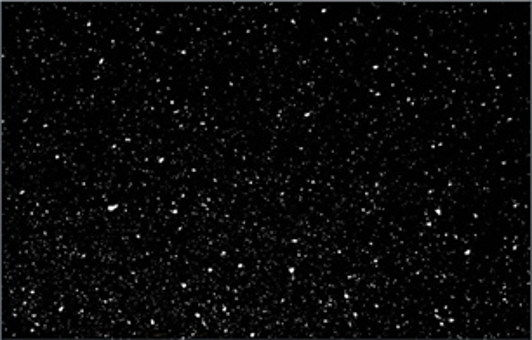
#> input picture cv1/filters/img3.png, 532 x 340 px, found by its file name
$ python task3.py
#> lines starting #> are read from the running program, lines starting #| are printed output that depends on the picture
# Используя известные Вам фильтры, избавиться от черных точек на изображении
import cv2
import numpy as np
from matplotlib import pyplot as plt


def ShowImg(img,win_name):
    cv2.imshow(win_name, img)
    cv2.waitKey()


path = "S:\\git_intensive\\sd_course\\cv1\\filters\\img3.png"
img = cv2.imread(path, cv2.IMREAD_COLOR)
#> img is the input picture: shape (340, 532, 3); mean B, G, R 9.6, 9.5, 9.5

# BLUR
img_blur = cv2.blur(img, (23, 23))
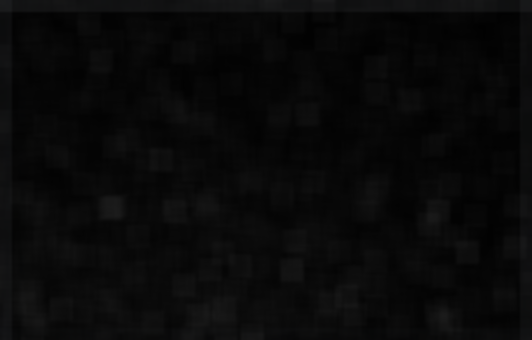
#> img_blur: shape (340, 532, 3); mean B, G, R 9.2, 9.1, 9.1
ShowImg(img_blur, 'blur')
# MEDIAN FILTER
img_median = cv2.medianBlur(img, 23)
ShowImg(img_median,'median')
# GAUSSIAN
img_gaussian = cv2.GaussianBlur(img, (17, 17), 0)
ShowImg(img_gaussian,'gaussian')
# BILATERAL
img_bilateral = cv2.bilateralFilter(img, d=20, sigmaColor=90, sigmaSpace=20)
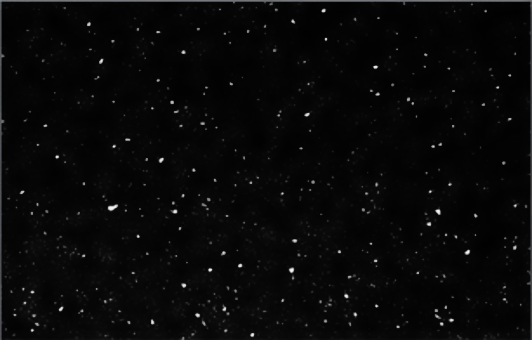
#> img_bilateral: shape (340, 532, 3); mean B, G, R 8.1, 8.1, 8
ShowImg(img_bilateral,'bilateral')

$ run again, with cv1/filters/img1.png copied over cv1/filters/img3.png
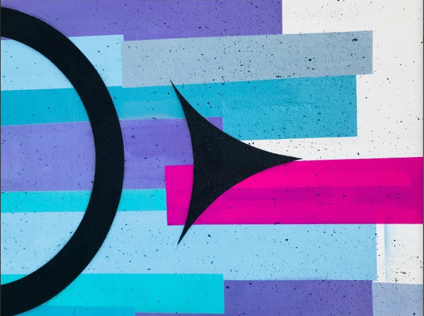
#> input picture cv1/filters/img1.png, 424 x 316 px, found by its file name
#> img is the input picture: shape (316, 424, 3); mean B, G, R 186.2, 140.2, 117
#> `img_blur = cv2.blur(img, (23, 23))`:
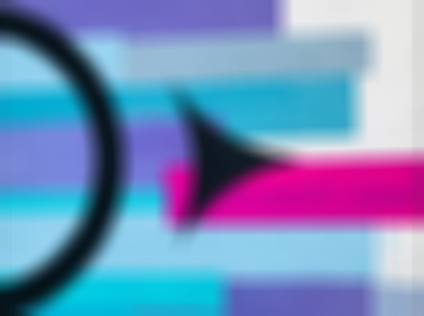
#> img_blur: shape (316, 424, 3); mean B, G, R 186.5, 140.4, 117.2
#> `img_bilateral = cv2.bilateralFilter(img, d=20, sigmaColor=90, sigmaSpa..`:
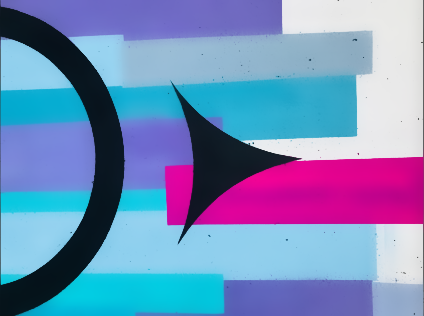
#> img_bilateral: shape (316, 424, 3); mean B, G, R 186.6, 140.4, 117.3
